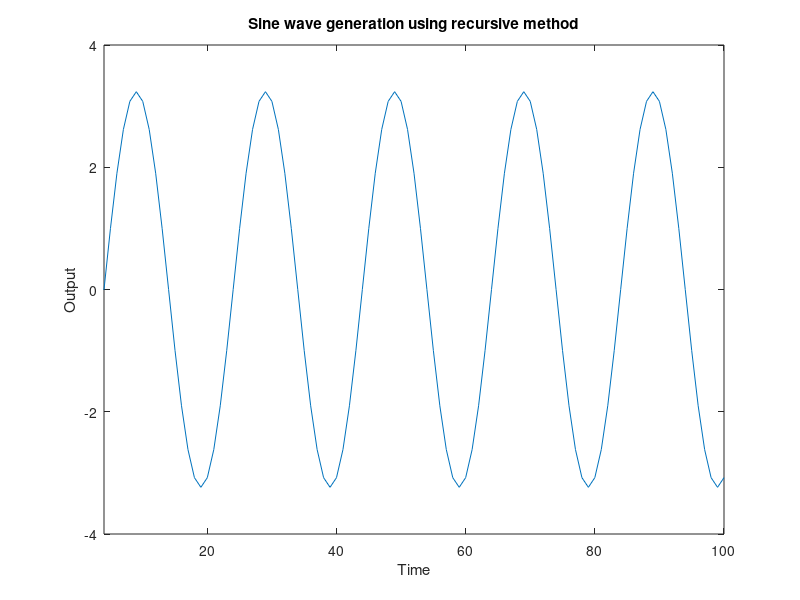

Recreate this plot in MATLAB.
clc; 
clear all;
close all;

f0 = 500;
fs = 10000;
w = 2*pi*f0;
T = 1/fs;
k = 2 * cos(w*T);
x = [0 0 1 zeros(1,97)];
y(1) = 0;
y(2) = 0;
for i = 3:100
    y(i) = k * y(i-1) - y(i-2) + x(i-2);
end;
plot(y);
axis([4, 100, -4, 4]);
xlabel('Time');
ylabel('Output');
title('Sine wave generation using recursive method');